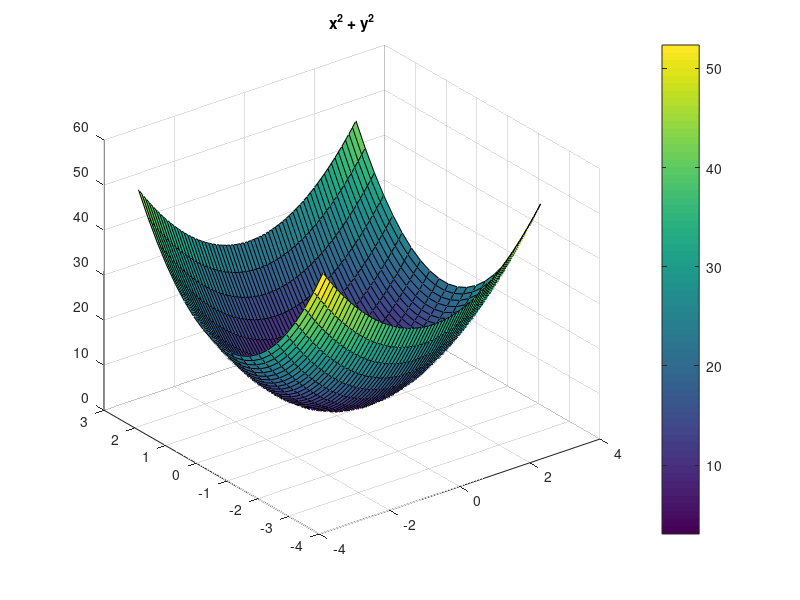

The MATLAB source for this figure:
% img = imread('saturn.png');
% noise = randn(size(img)) .* 25;
% % output = double(img) + noise;
% % recovered = output - noise;
% figure;
% subplot(121)
% imshow(img)
% title('Original Image')
% subplot(122)
% imshow(img, [200, 300])
% title('Additive Gaussian Noise')

% hsize = 15;
% sigma = 3;
% h = fspecial('gaussian', hsize, sigma);
% figure;
% subplot(131);
% surf(h);
% subplot(132);
% imagesc(h);
% colorbar;
% subplot(133);
% imshow(h,[]);
% figure;
% out = imfilter(img, h);
% imshow(out);

x = -pi:0.1:pi;
y = -pi:0.3:pi;
[xx, yy] = meshgrid(x,y);
z = (3+2*xx.^2+3*yy.^2);
surf(xx,yy,z);
colorbar;
title('x^2 + y^2');

